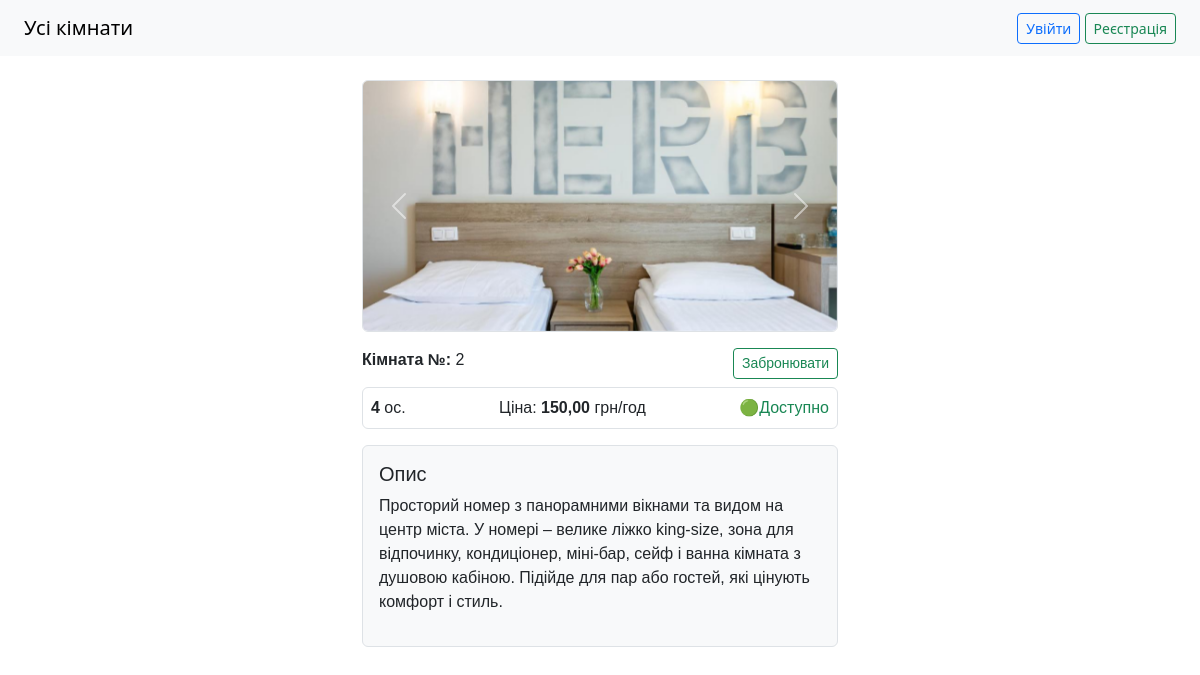
Page /room/2/ on the committed database.
### booking/models.py (models this page shows, shortened)
class RoomImage(models.Model):
    room = models.ForeignKey(Room, on_delete = models.CASCADE, related_name = 'images')
    image = models.ImageField(upload_to = 'room_images/')
    class Meta:
        verbose_name = "Фото кімнати"
        verbose_name_plural = "Фото кімнат"

class Room(models.Model):
    number = models.PositiveIntegerField(unique = True)
    description = models.TextField(blank = True)
    capacity = models.PositiveIntegerField()
    price_per_hour = models.DecimalField(max_digits = 6, decimal_places = 2)
    is_active = models.BooleanField(default=True)
    class Meta:
        verbose_name = "Кімната"
        verbose_name_plural = "Кімнати"

### booking/views.py (the view)
# urls.py: path('room/<int:pk>/', views.room, name='room'),
def room(request: HttpRequest, pk):
    room = get_object_or_404(Room, pk=pk)
    images = room.images.all()
    return render(request, 'booking/room.html', {
        'room': room,
        'images': images
    })

### booking/templates/booking/room.html (shortened to what this page needs)
{% extends 'base.html' %}
{% block content %}
<div class="container mt-4" style="max-width: 500px; margin: auto; font-family: sans-serif;">
  <div class="mb-3 border rounded overflow-hidden">
    {% if room.images.all %}
    <div id="carouselRoom{{ room.id }}" class="carousel slide" data-bs-ride="carousel">
      <div class="carousel-inner">
        {% for image in room.images.all %}
        <div class="carousel-item {% if forloop.first %}active{% endif %}">
          <img src="{{ image.image.url }}" class="d-block w-100" style="height: 250px; object-fit: cover;" alt="Фото кімнати">
        </div>
        {% endfor %}
      </div>
      {% if room.images.count > 1 %}
      <button class="carousel-control-prev" type="button" data-bs-target="#carouselRoom{{ room.id }}" data-bs-slide="prev">
        <span class="carousel-control-prev-icon"></span>
      </button>
      <button class="carousel-control-next" type="button" data-bs-target="#carouselRoom{{ room.id }}" data-bs-slide="next">
        <span class="carousel-control-next-icon"></span>
      </button>
      {% endif %}
    </div>
    {% else %}
    <div class="d-flex align-items-center justify-content-center" style="height: 250px; background-color: #f0f0f0;">
      <span class="text-muted">Фото відсутнє</span>
    </div>
    {% endif %}
  </div>
  <div class="d-flex justify-content-between mb-2">
    <div>
      <strong>Кімната №:</strong> {{ room.number }}
    </div>
    <div>
      <a href="{% url 'book_room' room.pk %}" class="btn btn-outline-success btn-sm">Забронювати</a>
    </div>
  </div>
  <div class="d-flex justify-content-between border p-2 rounded mb-3">
    <div><strong>{{ room.capacity }}</strong> ос.</div>
    <div>Ціна: <strong>{{ room.price_per_hour }}</strong> грн/год</div>
    <div>
      {% if room.is_active %}
        <span class="text-success">🟢Доступно</span>
      {% else %}
        <span class="text-danger">🔴Недоступно</span>
      {% endif %}
    </div>
  </div>
  <div class="border rounded p-3 bg-light">
    <h5 class="mb-2">Опис</h5>
    <p>{{ room.description|default:"Без опису" }}</p>
  </div>
</div>
{% endblock %}

### rows in the picture
RoomImage: image (picture)
Room: number "2", capacity "4", price_per_hour "150,00", description "Просторий номер з панорамними вікнами та видом на центр міста. У номері – велике ліжко king-size, зона для відпочинку, кондиціонер, міні-бар, сейф і ванна кімната з душовою кабіною. Підійде для пар або гостей, які цінують комфорт і стиль."
